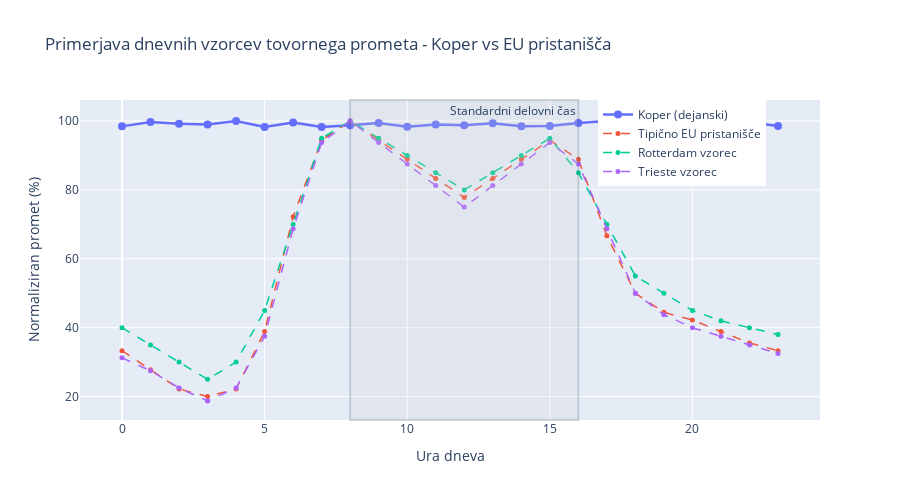

This figure's notebook cell:
### Markdown cell above
## 6. Primerjava z EU pristanišči

### Code cell
# Referenčni podatki EU pristanišč (normalizirani vzorci)
# Viri: Port of Antwerp, Rotterdam, Hamburg letna poročila
eu_ports_patterns = {
    'Koper (dejanski)': df_koper.groupby('hour')['Trucks_7.5t'].mean().values,
    'Tipično EU pristanišče': np.array([30, 25, 20, 18, 20, 35, 65, 85, 90, 85, 80, 75,
                                        70, 75, 80, 85, 80, 60, 45, 40, 38, 35, 32, 30]),
    'Rotterdam vzorec': np.array([40, 35, 30, 25, 30, 45, 70, 95, 100, 95, 90, 85,
                                  80, 85, 90, 95, 85, 70, 55, 50, 45, 42, 40, 38]),
    'Trieste vzorec': np.array([25, 22, 18, 15, 18, 30, 55, 75, 80, 75, 70, 65,
                                60, 65, 70, 75, 70, 55, 40, 35, 32, 30, 28, 26])
}

# Normalizacija za primerjavo
for key in eu_ports_patterns:
    pattern = eu_ports_patterns[key]
    eu_ports_patterns[key] = (pattern / pattern.max()) * 100

# Vizualizacija primerjave
fig = go.Figure()

colors = ['blue', 'gray', 'green', 'red']
for (port, pattern), color in zip(eu_ports_patterns.items(), colors):
    fig.add_trace(go.Scatter(
        x=list(range(24)),
        y=pattern,
        mode='lines+markers',
        name=port,
        line=dict(width=2.5 if 'Koper' in port else 1.5,
                 dash='solid' if 'Koper' in port else 'dash'),
        marker=dict(size=8 if 'Koper' in port else 5)
    ))

fig.update_layout(
    title='Primerjava dnevnih vzorcev tovornega prometa - Koper vs EU pristanišča',
    xaxis_title='Ura dneva',
    yaxis_title='Normaliziran promet (%)',
    hovermode='x unified',
    height=500,
    legend=dict(x=0.7, y=1)
)

# Dodaj označbe za delovni čas
fig.add_vrect(x0=8, x1=16, fillcolor="lightgray", opacity=0.2,
             annotation_text="Standardni delovni čas")

fig.show()

# Izračun korelacij
koper_pattern = eu_ports_patterns['Koper (dejanski)']
print("\n=== KORELACIJA S PRIMERLJIVIMI PRISTANIŠČI ===")
for port, pattern in eu_ports_patterns.items():
    if port != 'Koper (dejanski)':
        correlation = np.corrcoef(koper_pattern, pattern)[0, 1]
        print(f"{port}: r = {correlation:.3f}")

### Figure 1 — Plotly figure (JSON) as saved in the notebook; plotly's stock layout.template omitted (floating-point values rounded to 4 significant figures)
{"data": [{"line": {"dash": "solid", "width": 2.5}, "marker": {"size": 8}, "mode": "lines+markers", "name": "Koper (dejanski)", "type": "scatter", "x": [0, 1, 2, 3, 4, 5, 6, 7, 8, 9, 10, 11, 12, 13, 14, 15, 16, 17, 18, 19, 20, 21, 22, 23], "y": [98.44, 99.69, 99.18, 98.99, 100.0, 98.29, 99.56, 98.27, 98.74, 99.45, 98.31, 98.96, 98.77, 99.37, 98.45, 98.57, 99.43, 99.97, 99.28, 99.12, 99.03, 99.17, 99.66, 98.55]}, {"line": {"dash": "dash", "width": 1.5}, "marker": {"size": 5}, "mode": "lines+markers", "name": "Tipično EU pristanišče", "type": "scatter", "x": [0, 1, 2, 3, 4, 5, 6, 7, 8, 9, 10, 11, 12, 13, 14, 15, 16, 17, 18, 19, 20, 21, 22, 23], "y": [33.33, 27.78, 22.22, 20.0, 22.22, 38.89, 72.22, 94.44, 100.0, 94.44, 88.89, 83.33, 77.78, 83.33, 88.89, 94.44, 88.89, 66.67, 50.0, 44.44, 42.22, 38.89, 35.56, 33.33]}, {"line": {"dash": "dash", "width": 1.5}, "marker": {"size": 5}, "mode": "lines+markers", "name": "Rotterdam vzorec", "type": "scatter", "x": [0, 1, 2, 3, 4, 5, 6, 7, 8, 9, 10, 11, 12, 13, 14, 15, 16, 17, 18, 19, 20, 21, 22, 23], "y": [40.0, 35.0, 30.0, 25.0, 30.0, 45.0, 70.0, 95.0, 100.0, 95.0, 90.0, 85.0, 80.0, 85.0, 90.0, 95.0, 85.0, 70.0, 55.0, 50.0, 45.0, 42.0, 40.0, 38.0]}, {"line": {"dash": "dash", "width": 1.5}, "marker": {"size": 5}, "mode": "lines+markers", "name": "Trieste vzorec", "type": "scatter", "x": [0, 1, 2, 3, 4, 5, 6, 7, 8, 9, 10, 11, 12, 13, 14, 15, 16, 17, 18, 19, 20, 21, 22, 23], "y": [31.25, 27.5, 22.5, 18.75, 22.5, 37.5, 68.75, 93.75, 100.0, 93.75, 87.5, 81.25, 75.0, 81.25, 87.5, 93.75, 87.5, 68.75, 50.0, 43.75, 40.0, 37.5, 35.0, 32.5]}], "layout": {"annotations": [{"showarrow": false, "text": "Standardni delovni čas", "x": 16, "xanchor": "right", "xref": "x", "y": 1, "yanchor": "top", "yref": "y domain"}], "height": 500, "hovermode": "x unified", "legend": {"x": 0.7, "y": 1}, "shapes": [{"fillcolor": "lightgray", "opacity": 0.2, "type": "rect", "x0": 8, "x1": 16, "xref": "x", "y0": 0, "y1": 1, "yref": "y domain"}], "title": {"text": "Primerjava dnevnih vzorcev tovornega prometa - Koper vs EU pristanišča"}, "xaxis": {"title": {"text": "Ura dneva"}}, "yaxis": {"title": {"text": "Normaliziran promet (%)"}}}}
